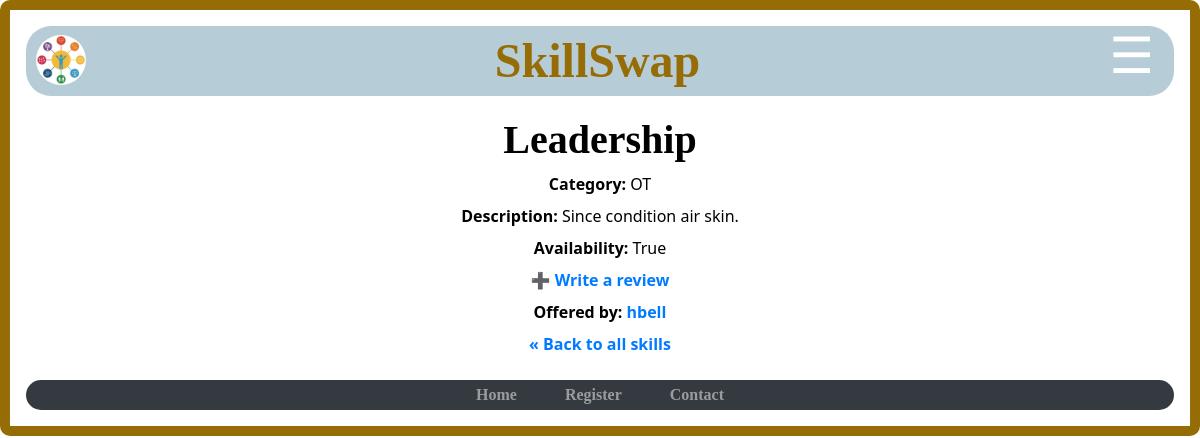
The page /browse/user/hbell/Leadership/ on the database its author committed.
### skills/models.py (models this page shows, shortened)
class AddSkills(models.Model):
    user = models.ForeignKey(User, on_delete=models.CASCADE, related_name='userOffer')
    created = models.DateTimeField(auto_now_add=True)
    title = models.CharField(max_length=100)
    category = models.CharField(max_length=2, choices=CATEGORIES, default='OT')
    availability = models.BooleanField()
    location = models.CharField(max_length=100)
    description = models.TextField(max_length=200) # very big, please make it look better
    average_rating = models.FloatField(default=0.0)
    slug = models.SlugField(blank=True)

### browse/views.py (the view)
# urls.py: path('user/<str:username>/', skill_view, name='skills_by_user'),
def skill_view(request, username=None, skill_name=None):
    user = get_object_or_404(User, username=username)
    skills_qs = AddSkills.objects.filter(user=user)
    if skill_name:
        skill = get_object_or_404(skills_qs, title=skill_name)
        return render(request, 'browse/skill_detail.html', {
            'user': user,
            'skill': skill,
        })
    else:
        return render(request, 'browse/skills_by_user.html',{
            'user': user,
            'skills': skills_qs,
        })

### templates/browse/skill_detail.html (shortened to what this page needs)
{% extends 'base.html' %}
{% block body-block %}
<h1>{{ skill.title }}</h1>
<p><strong>Category:</strong> {{ skill.category }}</p>
<p><strong>Description:</strong> {{ skill.description }}</p>
<p><strong>Availability:</strong> {{ skill.availability }}</p>
<p><strong><a class="add-review-btn" href="{% url 'reviewsapp:add_review' user.username skill.pk skill.title|urlencode  %}">➕ Write a review</a>
<br>
<p>Offered by: <a href={% url 'browse:skills_by_user' username=user.username %}>{{ user.username }}</a></p>
<p><a href="{% url 'browse:browse' %}">« Back to all skills</a></p>
{% endblock %}

### static/index.css (style rules this page uses)
*, *::before, *::after { box-sizing: border-box; margin: 0; padding: 0; }
:root { --brand-gold: rgb(149, 108, 5); --brand-light: rgb(185, 239, 248); --brand-dark: rgb(38, 23, 48); --font-base: 'Segoe UI', Tahoma, Geneva, Verdana, sans-serif; --font-heading: 'Segoe UI', Tahoma, Geneva, Verdana, sans-serif; --transition-speed: 0.2s; }
html { font-size: 16px; }
body { font-family: var(--font-base); color: #000; text-align: center; padding: 1rem; border: 0.625rem solid var(--brand-gold); border-radius: 10px; }
h1, h2, h3, h6 { font-family: var(--font-heading); font-weight: bold; margin: 0.5rem 0; }
p { margin: 0.5rem 0; }
p { font-family: 'Segoe UI', Tahoma, 'Geneva', Verdana, sans-serif; color: #000; }
h1, h2,h3, h6 { font-family:fantasy; font-weight: bold; }

### rows shown on the page
AddSkills: title "Leadership", category "OT", description "Since condition air skin.", availability "True"

### other values the page prints
{{ user.username }} "hbell"
